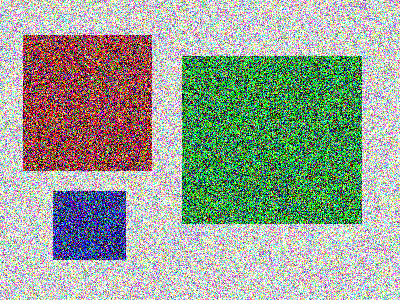
#> input picture Photos/fuzzy.png, 400 x 300 px, found by its file name
$ python Exercise2.py
#> lines starting #> are read from the running program, lines starting #| are printed output that depends on the picture; after the words box and inside, x2 and y2 are one past the last pixel; in counts of white or black regions, pixels touching at a corner belong together
import cv2 as cv
import numpy as np
import inspect

img=cv.imread("./Photos/fuzzy.png")
#> img is the input picture: shape (300, 400, 3); mean B, G, R 150, 164.4, 153.8
hsv = cv.cvtColor(img, cv.COLOR_BGR2HSV)
#> hsv: shape (300, 400, 3); mean H, S, V 77.1, 154.9, 217.4
hue,sat,val=np.split(hsv,3,axis=2)
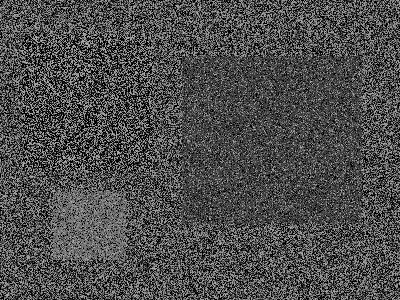
#> hue: shape (300, 400, 1); min 0, max 179, mean 77.1
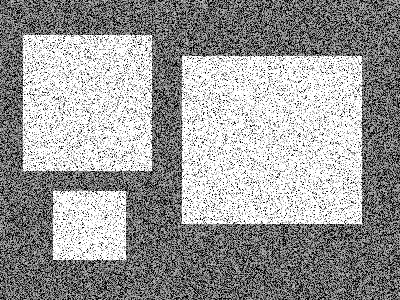
#> sat: shape (300, 400, 1); min 0, max 255, mean 154.9
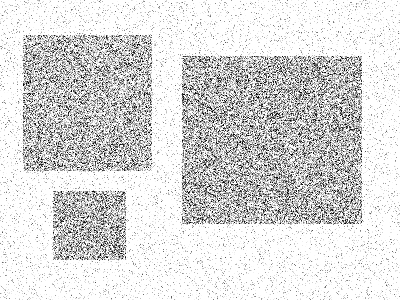
#> val: shape (300, 400, 1); min 0, max 255, mean 217.4
kernel=np.ones((5,5),'uint8')
dilate=cv.dilate(sat,kernel,iterations=1)
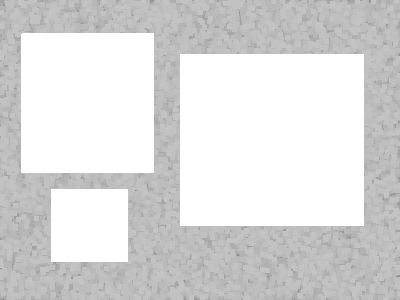
#> dilate: shape (300, 400); min 123, max 255, mean 219
res,thresh = cv.threshold(dilate,200,255,cv.THRESH_BINARY)
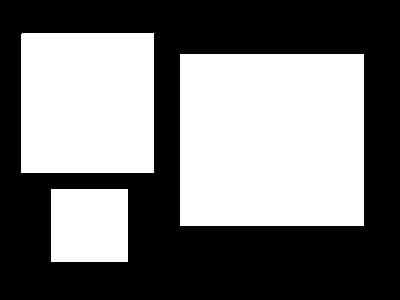
#> thresh: shape (300, 400); 46.6% white; 3 white regions
contours, hierarchy = cv.findContours(thresh, cv.RETR_TREE, cv.CHAIN_APPROX_SIMPLE)
#> contours = 3 contours; box (x1, y1, x2, y2) and area: (180, 54, 364, 226) 31293, (21, 33, 154, 173) 18348, (51, 189, 128, 262) 5472
objects = np.zeros([img.shape[0], img.shape[1], 3], 'uint8')
index = -1
thickness = -1

for c in contours:
    M = cv.moments(c)
    cx = int(M['m10']/M['m00'])          # 10 represents moment along x=1,y=0 direction

    cy = int(M['m01']/M['m00'])
    print(cx,cy)

    r,g,b = int(img[cy][cx][0]),int(img[cy][cx][1]),int(img[cy][cx][2])
    color=(r,g,b)
    print(color)
    cv.drawContours(objects, [c], -1, color, -1)
#> this loop made 3 passes
#> (c, cx, cy, r, g, b) on passes 1 to 2: ([[51, 189], [51, 261], [127, 261], [127, 189]], 89, 225, 199, 0, 78), ([[180, 54], [180, 225], [363, 225], [363, 54]], 271, 139, 21, 183, 41)
#> (cx, cy, r, g, b) on pass 3: (87, 102, 110, 0, 235)
#| 89 225
#| (199, 0, 78)
#| 271 139
#| (21, 183, 41)
#| 87 102
#| (110, 0, 235)
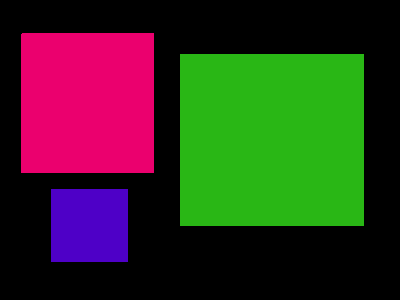
#> objects: shape (300, 400, 3); mean B, G, R 31.9, 48.3, 50.9


cv.imshow("Contours",objects)
cv.imshow("ORiginal",img)
cv.waitKey(0)
cv.destroyAllWindows()
"""-----------Kernel----------
                             |
                             |
                             |
                             V """
#blur = cv.GaussianBlur(img, (5,55),0)

#kernel=np.ones((5,5),'unint8')
#dilate=cv.dilate(img,kernel,iterations=1)
